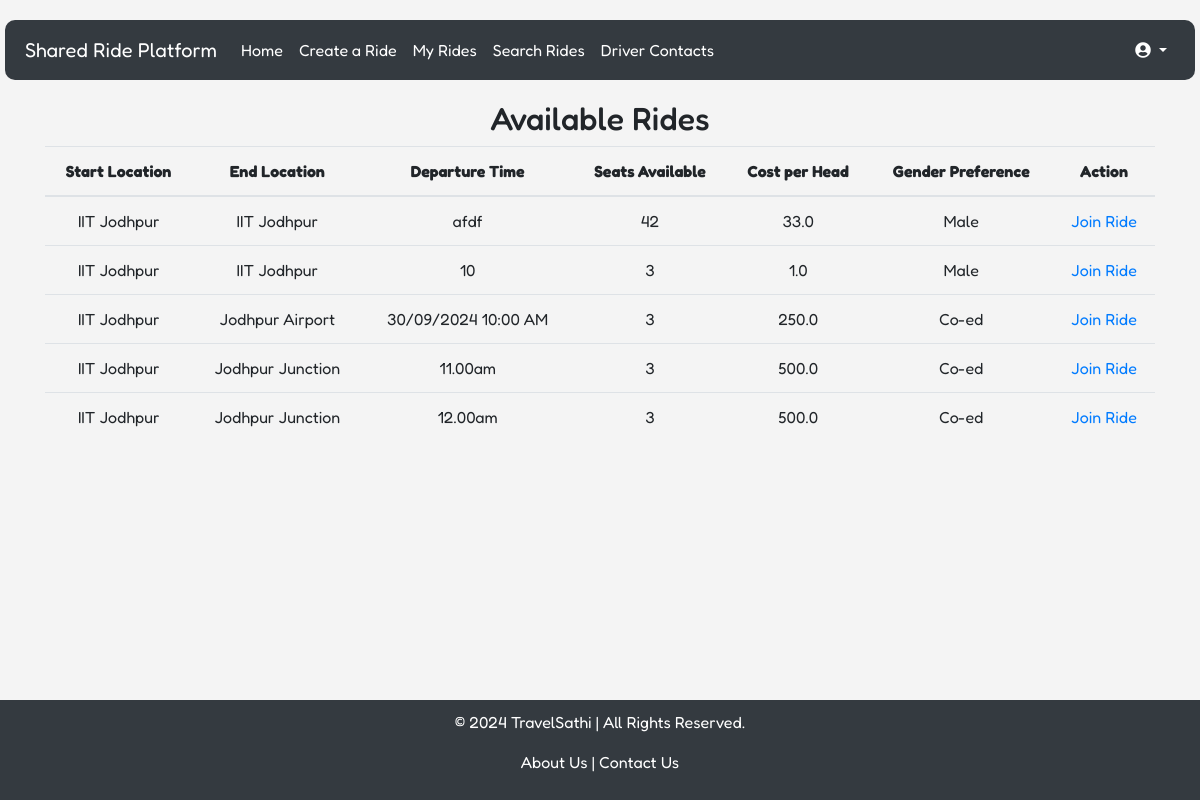
The app's page /search_rides (signed in) with its own data.
### models.py (models this page shows)
class Ride(db.Model):
    id = db.Column(db.Integer, primary_key=True)
    start_location = db.Column(db.String(255), nullable=False)
    end_location = db.Column(db.String(255), nullable=False)
    meetup_point = db.Column(db.String(255), nullable=False)
    departure_time = db.Column(db.String(20), nullable=False)
    available_seats = db.Column(db.Integer, nullable=False)
    cost_per_head = db.Column(db.Float, nullable=False)
    gender_preference = db.Column(db.String(10), nullable=False)
    author_id = db.Column(db.Integer, db.ForeignKey('user.id'), nullable=False)  # Ensure 'user.id' matches the User model

### routes.py (the view)
@app.route('/search_rides')
@login_required
def search_rides():
    if current_user.gender == 'male':
        rides = Ride.query.filter((Ride.gender_preference == 'male') | (Ride.gender_preference == 'co-ed')).all()
    elif current_user.gender == 'female':
        rides = Ride.query.filter((Ride.gender_preference == 'female') | (Ride.gender_preference == 'co-ed')).all()
    return render_template('search_rides.html', rides=rides ,location_labels=location_labels)

### app.py (called while the page is built)
@app.before_request
def create_tables():
    from models import User, Ride  # Import here to avoid circular import
    db.create_all()  # Create tables when the app first runs

### routes.py (called while the page is built)
@login_manager.user_loader
def load_user(user_id):
    return User.query.get(int(user_id))

@app.context_processor
def inject_now():
    return {'current_year': datetime.utcnow().year}

### templates/search_rides.html (shortened to what this page needs)
{% extends 'base.html' %}
{% block body %}
<div class="container">
    <h2>Available Rides</h2>
    {% if rides %}
    <table class="table">
        <thead>
            <tr>
                <th>Start Location</th>
                <th>End Location</th>
                <th>Departure Time</th>
                <th>Seats Available</th>
                <th>Cost per Head</th>
                <th>Gender Preference</th>
                <th>Action</th>
            </tr>
        </thead>
        <tbody>
            {% for ride in rides %}
            <tr>
                <td>{{ location_labels.get(ride.start_location, ride.start_location) }}</td>
                <td>{{ location_labels.get(ride.end_location, ride.end_location) }}</td>
                <td>{{ ride.departure_time }}</td>
                <td>{{ ride.available_seats }}</td>
                <td>{{ ride.cost_per_head }}</td>
                <td>{{ ride.gender_preference|capitalize }}</td>
                <td>
                    {% if ride.available_seats > 0 %}
                        <a href="{{ url_for('join_ride', ride_id=ride.id) }}">Join Ride</a>
                    {% else %}
                        <span>Ride is full</span>
                    {% endif %}
                </td>
            </tr>
            {% endfor %}
        </tbody>
    </table>
    {% else %}
        <p>No available rides at the moment.</p>
    {% endif %}
</div>
{% endblock %}

### templates/base.html (style rules this page uses)
body { font-family: 'Fredoka', cursive; background-color: #f4f4f4; text-align: center; min-height: 100vh; display: flex; flex-direction: column; }

### records on screen
Ride: get "IIT Jodhpur", departure_time "afdf", available_seats "42", cost_per_head "33.0", gender_preference "Male"
Ride: get "IIT Jodhpur", departure_time "10", available_seats "3", cost_per_head "1.0", gender_preference "Male"
Ride: get "IIT Jodhpur", get "Jodhpur Airport", departure_time "30/09/2024 10:00 AM", available_seats "3", cost_per_head "250.0", gender_preference "Co-ed"
Ride: get "IIT Jodhpur", get "Jodhpur Junction", departure_time "11.00am", available_seats "3", cost_per_head "500.0", gender_preference "Co-ed"
Ride: get "IIT Jodhpur", get "Jodhpur Junction", departure_time "12.00am", available_seats "3", cost_per_head "500.0", gender_preference "Co-ed"
